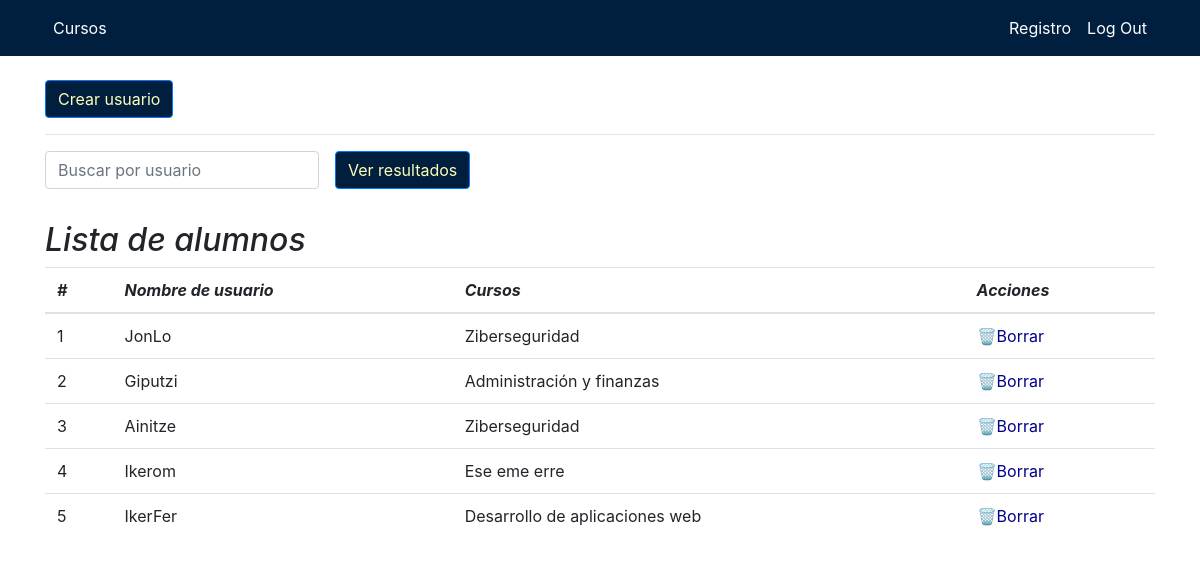
/Erronka1/View/verUsuarios.php (signed in), run on the app's committed database.
### tables this page shows
CREATE TABLE `usuarios` (
  `id` int(11) NOT NULL,
  `dni` varchar(9) DEFAULT NULL,
  `nombreUsuario` varchar(40) DEFAULT NULL,
  `contrasena` varchar(50) DEFAULT NULL,
  `tipo` varchar(20) DEFAULT NULL,
  `curso` int(11) DEFAULT NULL
);

CREATE TABLE `cursos` (
  `id` int(11) NOT NULL,
  `nombre` varchar(40) DEFAULT NULL,
  `descripcion` varchar(80) DEFAULT NULL,
  `idioma` varchar(50) DEFAULT NULL,
  `codigo` varchar(10) DEFAULT NULL
);

### Erronka1/View/verUsuarios.php (the view, shortened to what this page needs)
<html>
<?php
  $loggedIn = isset($_SESSION['user_id']);
  $type = ($_SESSION['user_type']);
  $name = ($_SESSION['user_name']);
?>
<head>
    <link rel="stylesheet" href="https://cdn.jsdelivr.net/npm/bootstrap@4.4.1/dist/css/bootstrap.min.css">
    <link rel="stylesheet" type="text/css" href="../Css/style.css">
</head>
<?php
require_once "../Controller/UsuarioController.php";
  function escapar($html) {
    return htmlspecialchars($html, ENT_QUOTES | ENT_SUBSTITUTE, "UTF-8");
  }
  $error = false;
  $config = include '../config.php';
  try {
    $dsn = 'mysql:host=' . $config['db']['host'] . ';dbname=' . $config['db']['name'];
    $conexion = new PDO($dsn, $config['db']['user'], $config['db']['pass'], $config['db']['options']);
    if (isset($_POST['nombreUsuario'])) {
      $consultaSQL = "SELECT * FROM usuarios WHERE nombreUsuario LIKE '%" . $_POST['nombreUsuario'] . "%'";
    } else {
      $consultaSQL = "SELECT * FROM usuarios WHERE tipo LIKE 'Alumno'";
    }
    $consultaSQL2 = "SELECT * FROM cursos";
    $sentencia = $conexion->prepare($consultaSQL);
    $sentencia->execute();
    $sentencia2 = $conexion->prepare($consultaSQL2);
    $sentencia2->execute();
    $usuarios = $sentencia->fetchAll();
    $cursos = $sentencia2->fetchAll();
  } catch(PDOException $error) {
    $error= $error->getMessage();
  }
  $titulo = isset($_POST['apellido']) ? 'Lista de alumnos (' . $_POST['apellido'] . ')' : 'Lista de alumnos';
?>
<nav class="navbar navbar-expand-lg">
  <div class="container">
      <?php if ($loggedIn && $type === 'Administrador') : ?>
            <ul class="navbar-nav mr-auto">
                <li class="nav-item">
                    <a class="nav-link" href="verAlumnos.php">Alumnos</a>
                </li>
                <li class="nav-item">
                    <a class="nav-link" href="verUsuarios.php">Usuario</a>
                </li>
            </ul>
            <ul class="navbar-nav ml-auto">
            <li class="nav-item">
                <p style="color: white;">Bienvenido, <?php echo $name; ?></p>
                </li>
                <li class="nav-item">
                    <a class="nav-link" href="logout.php">Log Out</a>
                </li>
            </ul>
      <?php elseif ($loggedIn && $type === 'Alumno') : ?>
            <ul class="navbar-nav mr-auto">
                <li class="nav-item">
                    <a class="nav-link" href="verCursos.php">Cursos</a>
                </li>
            </ul>
            <ul class="navbar-nav ml-auto">
                <li class="nav-item">
                    <a class="nav-link" href="registro.php">Registro</a>
                </li>
                <li class="nav-item">
                    <a class="nav-link" href="logout.php">Log Out</a>
                </li>
            </ul>
      <?php endif; ?>
  </div>
</nav>
<div class="container">
  <div class="row">
    <div class="col-md-12">
      <a href="registro.php"  class="btn btn-primary mt-4">Crear usuario</a>
      <hr>
      <form method="post" class="form-inline">
        <div class="form-group mr-3">
          <input type="text" id="nombreUsuario" name="nombreUsuario" placeholder="Buscar por usuario" class="form-control">
        </div>
        <button type="submit" name="submit" class="btn btn-primary">Ver resultados</button>
      </form>
    </div>
  </div>
</div>
<div class="container">
  <div class="row">
    <div class="col-md-12">
      <h2 class="mt-3"><?= $titulo ?></h2>
      <table class="table">
        <thead>
          <tr>
            <th>#</th>
            <th>Nombre de usuario</th>
            <th>Cursos</th>
            <th>Acciones</th>
          </tr>
        </thead>
        <tbody>
          <?php foreach($usuarios as $usuario): ?>
            <tr>
              <td><?php echo escapar($usuario['id']) ?></td>
              <td><?php echo escapar($usuario['nombreUsuario']) ?></td>
              <?php foreach($cursos as $curso):?>
                <?php if ($curso['id'] == $usuario['curso']) {
                    $cursoa = ($curso['nombre']);
                    break;
                  }
                  ?>
              <?php endforeach;?>
              <td><?php echo $cursoa; ?></td>
              <td>
                <a href="verUsuarios.php?action=delete&id=<?= escapar($usuario["id"]) ?>">🗑️Borrar</a>
              </td>
            </tr>
            <?php endforeach; ?>
          </tbody>
      </table>
    </div>
  </div>
</div>
</html>

### Erronka1/Css/style.css (style rules this page uses)
h2 { font-style: italic; }
.navbar { background-color: #001f3f; }
.navbar-nav .nav-link { color: #fff; font-weight: normal; }
.btn { background-color: #001f3f; color: #fffdb8; }
a { color:darkblue; }
th { font-style: italic; }

### data on the page
usuarios: id "1", nombreUsuario "JonLo", curso.nombre "Ziberseguridad"
usuarios: id "2", nombreUsuario "Giputzi", curso.nombre "Administración y finanzas"
usuarios: id "3", nombreUsuario "Ainitze", curso.nombre "Ziberseguridad"
usuarios: id "4", nombreUsuario "Ikerom", curso.nombre "Ese eme erre"
usuarios: id "5", nombreUsuario "IkerFer", curso.nombre "Desarrollo de aplicaciones web"

### other printed values
$titulo "Lista de alumnos"
